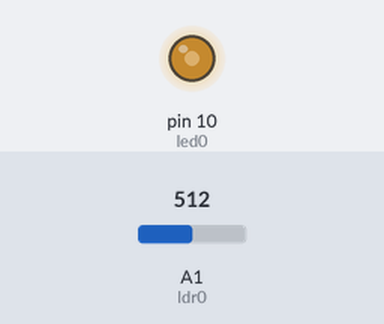
This sketch was run on a simulated Arduino Uno, built with avr-gcc and run on an emulated ATmega328P. Parts: output pins drawn as LEDs (lit = HIGH). The test bench sets the inputs (shaded band); at power-on: A1 (ldr0) = 512.

Above: at 1.2 s.
1.3 s: A1 (ldr0) set to 716
At 1.9 s:
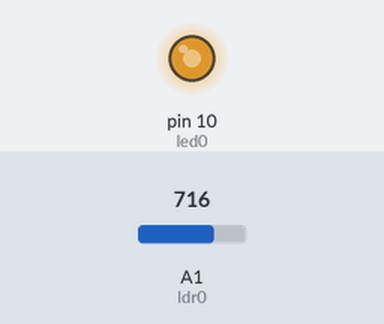
2.8 s: A1 (ldr0) set to 900
At 4.0 s:
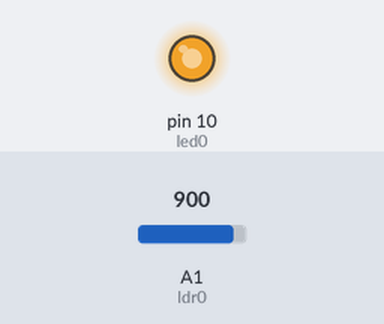
4.3 s: A1 (ldr0) set to 122
At 5.4 s:
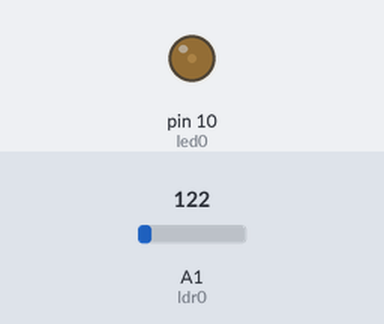
5.8 s: A1 (ldr0) set to 0
At 6.5 s:
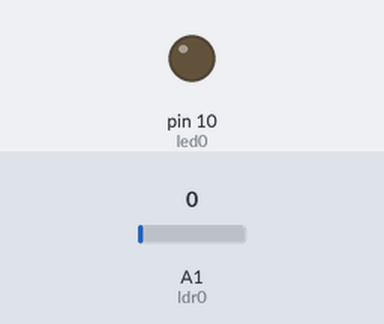
7.3 s: A1 (ldr0) set to 511
At 7.7 s:
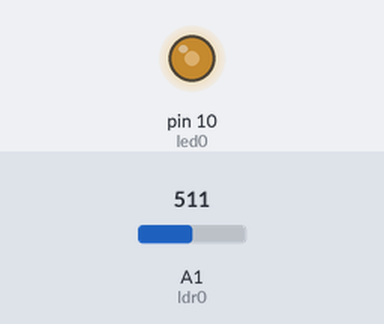
Timing chart, 0 to 9.8 s (numbered marks = the images above; inputs shaded):
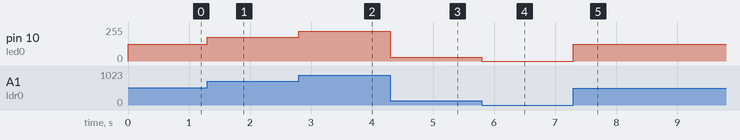

The sketch:

lector_de_llum1.ino
```cpp
/**********************************************************************************
**                                                                               **
**                              Lector de Llum                                   **
**                                                                               **
**                                                                               **
**********************************************************************************/

//********** Includes *************************************************************

//********** Variables ************************************************************
const int led0 = 10;          // donar nom al pin 9 de l’Arduino
const int ldr0 = A1;         // donar nom al pin A0 de l’Arduino

int velocitat = 20;          // velocitat de l'acció en ms
int valLdr0;                 // guardar valor del ldr

//********** Setup ****************************************************************
void setup()
{
  pinMode(led0, OUTPUT);     // definir el pin 9 com una sortida
}

//********** Loop *****************************************************************
void loop()
{
  valLdr0 = analogRead(ldr0);   // llegir valor ldr

  valLdr0 = map(valLdr0, 0, 1023, 0, 255);   // mapejar valor de 0-1023 a 0-255

  analogWrite(led0, valLdr0);    // actualitzar l'estat del led
}

//********** Funcions *************************************************************
```

Measured:
- after the input at 1.3 s, pin 10 (led0): 127/255 → 178/255 at once
- after the input at 2.8 s, pin 10 (led0): 178/255 → 224/255 at once
- after the input at 4.3 s, pin 10 (led0): 224/255 → 30/255 at once
- after the input at 5.8 s, pin 10 (led0): 30/255 → 0/255 at once
- after the input at 7.3 s, pin 10 (led0): 0/255 → 127/255 at once
